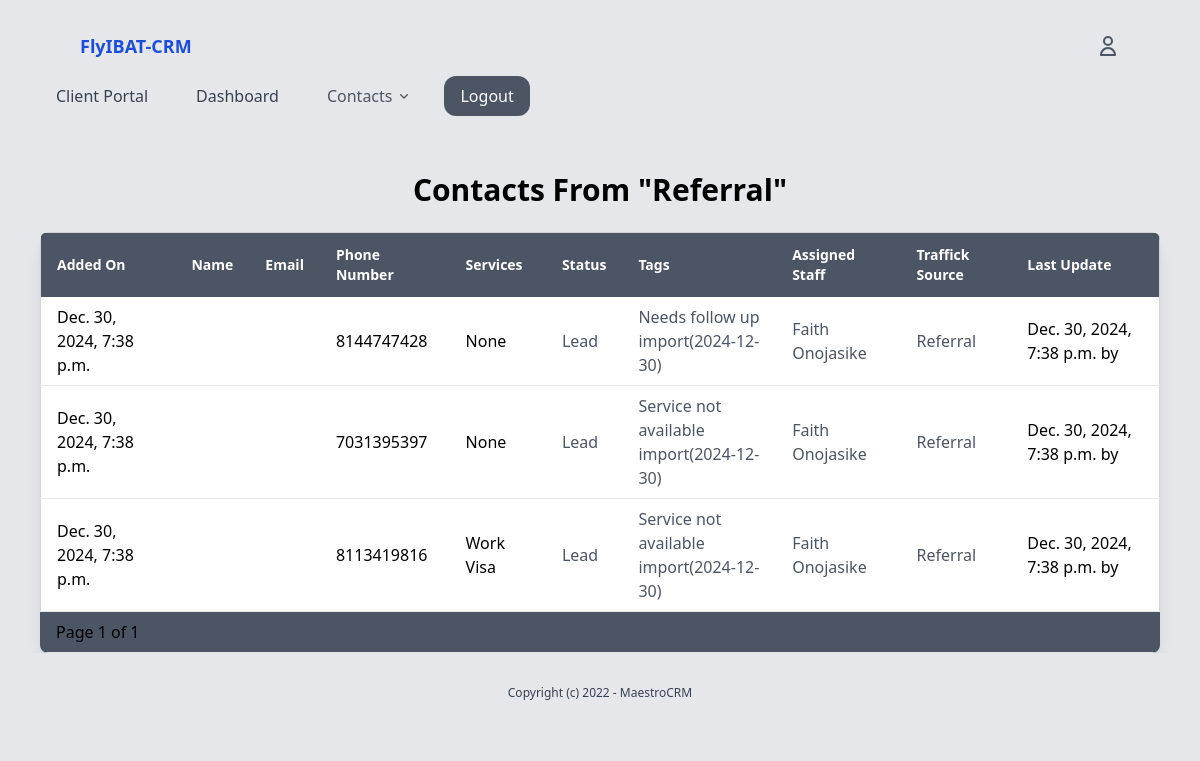
Page /contacts/contacts-trafick-source/32/ (signed in) on the earlier database version.
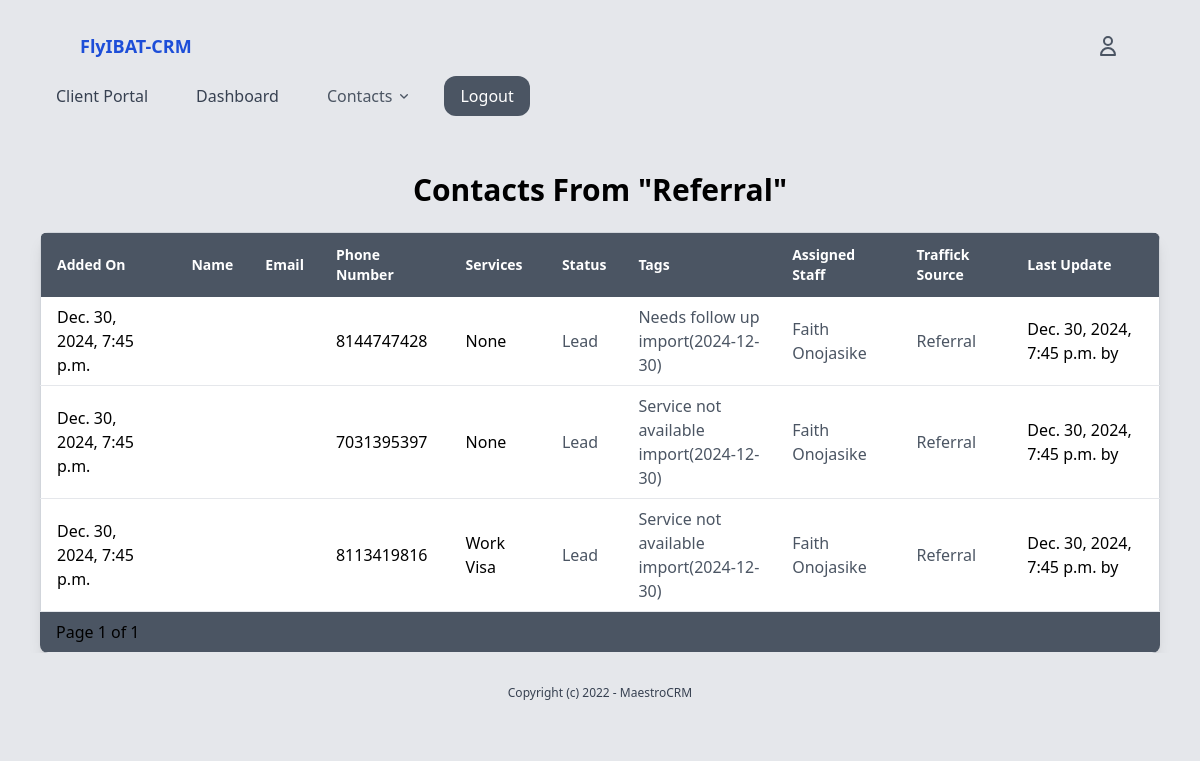
Same page on the later database version.
### settings/models.py (models this page shows, shortened)
class TrafficSource(models.Model):
    name = models.CharField(max_length=50, unique=True)  # e.g., 'Active', 'Inactive', 'Pending'

class Status(models.Model):
    name = models.CharField(max_length=50, unique=True)  # e.g., 'Active', 'Inactive', 'Pending'
    def __str__(self):
        return self.name
    class Meta:
        verbose_name_plural = "Statuses"

class Tag(models.Model):
    name = models.CharField(max_length=50, unique=True)
    category = models.ForeignKey(TagCategory, on_delete=models.SET_NULL, null=True, blank=True, related_name='segments')

class Service(models.Model):
    name = models.CharField(max_length=50, unique=True)  # e.g., 'Active', 'Inactive', 'Pending'
    def __str__(self):
        return self.name

### contacts/models.py (models this page shows, shortened)
class Contact(models.Model):
    user = models.OneToOneField(User, on_delete=models.SET_NULL, related_name='contact', null=True, blank=True)
    first_name = models.CharField(max_length=150, blank=True, null=True)
    middle_name = models.CharField(max_length=100, blank=True, null=True)
    last_name = models.CharField(max_length=150, blank=True, null=True)
    email = models.EmailField(blank=True, null=True)
    phone_number = models.CharField(max_length=15, blank=True)
    gender = models.CharField(max_length=10, choices=[('M', 'Male'), ('F', 'Female')], blank=True)
    marital_status = models.CharField(max_length=20, choices=[('Single', 'Single'), ('Married', 'Married'), ('Divorced', 'Divorced'), ('Widowed', 'Widowed'), ('Other', 'Other')], blank=True)
    date_of_birth = models.DateTimeField(blank=True, null=True)
    address_line1 = models.CharField(max_length=255, blank=True, null=True)
    address_line2 = models.CharField(max_length=255, blank=True, null=True)
    city = models.CharField(max_length=100, blank=True, null=True)
    state = models.CharField(max_length=100, blank=True, null=True)
    country = models.CharField(max_length=50, blank=True, null=True)
    postal_code = models.CharField(max_length=20, blank=True, null=True)
    services = models.ForeignKey(Service, on_delete=models.SET_NULL, null=True, blank=True, related_name='contacts')
    status = models.ForeignKey(Status, on_delete=models.SET_NULL, related_name='contacts', null=True, blank=True)
    tags = models.ManyToManyField(Tag, blank=True, related_name='contacts')
    assigned_staff = models.ForeignKey(User, on_delete=models.SET_NULL, null=True, blank=True, related_name='assigned_contacts')
    traffic_source = models.ForeignKey(TrafficSource, on_delete=models.SET_NULL, null=True, blank=True, related_name='traffic_source_contact')
    new_or_old = models.CharField(max_length=20, choices=[('New', 'New'), ('Old', 'Old')], blank=True) #Can help in scheduling follow-ups or communications.
    referred_by = models.ForeignKey(User, on_delete=models.SET_NULL, null=True, related_name='referee_contacts')
    preferred_contact_method = models.CharField(max_length=20, choices=[('Email', 'Email'), ('Phone', 'Phone'), ('Text', 'Text'), ('Mail', 'Mail')], blank=True) #Helps in choosing how to best reach the contact.
    contact_frequency = models.CharField(max_length=20, choices=[('Daily', 'Daily'), ('Weekly', 'Weekly'), ('Monthly', 'Monthly'), ('On Demand', 'On Demand')], blank=True) #Can help in scheduling follow-ups or communications.
    created_by = models.ForeignKey(User, on_delete=models.SET_NULL, null=True, related_name='created_contacts')
    created_at = models.DateTimeField(auto_now_add=True)
    modified_at = models.DateTimeField(auto_now=True) #Can be used to track last contacted
    updated_by = models.ForeignKey(User, on_delete=models.SET_NULL, null=True, related_name='updated_contacts')
    close_date = models.DateTimeField(blank=True, null=True)
    custom_field_1 = models.CharField(max_length=255, blank=True, null=True)#Depending on business needs, might have specific data points to track. This could be expanded with more fields or dynamically through a generic foreign key to a custom field model.
    marketing_consent = models.BooleanField(default=False, help_text="Has this contact consented to marketing communications?")
    gdpr_compliant = models.BooleanField(default=False, help_text="Is this contact GDPR compliant?")

### contacts/views.py (the view)
# urls.py: path('contacts-trafick-source/<int:traffic_source_id>/', views.contacts_by_traffic_source, name='contacts_by_traffic_source'),
@login_required
def contacts_by_traffic_source(request, traffic_source_id):
    traffic_source = get_object_or_404(TrafficSource, id=traffic_source_id)
    contacts = Contact.objects.filter(traffic_source=traffic_source)
    paginator = Paginator(contacts, 100)  # Show 10 contacts per page
    page_number = request.GET.get('page')
    page_contacts = paginator.get_page(page_number)
    return render(request, 'contact/contacts_by_filter.html', {
        'traffic_source': traffic_source,
        'contacts': page_contacts,  # Pass paginated contacts if using pagination
    })

### core/context_processors.py (called while the page is built)
def user_roles(request):
    if request.user.is_authenticated:
        groups = request.user.groups.values_list('name', flat=True)
        return {'user_roles': groups}
    return {}

### contacts/templates/contact/contacts_by_filter.html (shortened to what this page needs)
{% extends 'core/base.html' %}
{% block content %}
<div class="max-w-6xl mx-auto px-4 mt-10">
    <h2 class="text-3xl font-bold mb-6 text-center">
        {% if status.name %}
        Contact with status "{{status.name}}"
        {% elif tag.name %}
        Contact Tagged "{{tag.name}}"
        {% elif assigned_staff %}
        Contact Assigned To "{{assigned_staff.get_full_name}}"
        {% elif traffic_source %}
        Contacts From "{{traffic_source.name}}"
        {% elif service.name %}
        Contact For "{{service.name}}"
        {% endif %}
    </h2>
    <div class="overflow-x-auto rounded-lg shadow-lg">
        <table class="min-w-full bg-white border border-gray-300">
            <thead class="bg-gray-600 text-white">
                <tr>
                    <th class="py-3 px-4 text-left text-sm font-semibold">Added On</th>
                    <th class="py-3 px-4 text-left text-sm font-semibold">Name</th>
                    <th class="py-3 px-4 text-left text-sm font-semibold">Email</th>
                    <th class="py-3 px-4 text-left text-sm font-semibold">Phone Number</th>
                    <th class="py-3 px-4 text-left text-sm font-semibold">Services</th>
                    <th class="py-3 px-4 text-left text-sm font-semibold">Status</th>
                    <th class="py-3 px-4 text-left text-sm font-semibold">Tags</th>
                    <th class="py-3 px-4 text-left text-sm font-semibold">Assigned Staff</th>
                    <th class="py-3 px-4 text-left text-sm font-semibold">Traffick Source</th>
                    <th class="py-3 px-4 text-left text-sm font-semibold">Last Update</th>
                </tr>
            </thead>
            <tbody>
                {% for contact in contacts %}
                <tr class="hover:bg-gray-100 transition duration-200">
                    <td class="py-2 px-4 border-b border-gray-200">{{ contact.created_at }}</td>
                    <td class="py-2 px-4 border-b border-gray-200">
                    </td>
                    <td class="py-2 px-4 border-b border-gray-200">{{ contact.user.email }}</td>
                    <td class="py-2 px-4 border-b border-gray-200">{{ contact.phone_number }}</td>
                    <td class="py-2 px-4 border-b border-gray-200">{{ contact.services }}</td>
                    <td class="py-2 px-4 border-b border-gray-200">
                        {% if contact.status %}
                        <a href="{% url 'contacts_by_status' contact.status.id %}" class="text-gray-600 hover:underline">
                            {{ contact.status }}
                        </a>
                        {% else %}
                        <span>No Status</span>
                        {% endif %}
                    </td>
                    <td class="py-2 px-4 border-b border-gray-200 text-blue-500">
                        {% for tag in contact.tags.all %}
                        <p>
                            <a href="{% url 'contacts_by_tag' tag.id %}" class="text-gray-600 hover:underline">
                                {{ tag.name }}
                            </a>
                        </p>
                        {% empty %}
                        <span>No Tags</span>
                        {% endfor %}
                    </td>
                    <td class="py-2 px-4 border-b border-gray-200">
                        {% if contact.assigned_staff %}
                        <a href="{% url 'contacts_by_assigned_staff' contact.assigned_staff.id %}"
                            class="text-gray-600 hover:underline">
                            {{ contact.assigned_staff.get_full_name }}
                        </a>
                        {% else %}
                        <span>Not Assigned</span>
                        {% endif %}
                    </td>
                    <td class="py-2 px-4 border-b border-gray-200">
                        {% if contact.traffic_source %}
                        <a href="{% url 'contacts_by_traffic_source' contact.traffic_source.id %}" class="text-gray-600 hover:underline">
                            {{ contact.traffic_source.name }}
                        </a>
                        {% else %}
                        <span>No Source</span>
                        {% endif %}
                    </td>
                    <td class="py-2 px-4 border-b border-gray-200">
                        {{ contact.modified_at }} by {{contact.updated_by.get_full_name }}
                    </td>
                </tr>
                {% empty %}
                <tr>
                    <td colspan="5" class="py-4 text-center">No contacts found.</td>
                </tr>
                {% endfor %}
            </tbody>
        </table>
        <div class="bg-gray-600 py-2 px-4 border-b border-gray-200">
            <span>Page {{ contacts.number }} of {{ contacts.paginator.num_pages }}</span>
        </div>
    </div>
</div>
{% endblock %}

### core/templates/core/base.html (shortened to what this page needs)
{% load static %}
<!doctype html>
<html lang="en">
<head>
    {% load compress %}
    {% compress css %}
    <link rel="stylesheet" href="{% static 'css/main.min.css' %}">
    {% endcompress %}
    <script src="https://cdn.tailwindcss.com"></script>
    <link rel="stylesheet" href="https://cdnjs.cloudflare.com/ajax/libs/font-awesome/6.4.0/css/all.min.css"
 />
    <link href="https://cdn.jsdelivr.net/npm/select2@4.1.0-rc.0/dist/css/select2.min.css" rel="stylesheet" />
</head>
<body class="bg-gray-200">
    {% include 'core/partials/nav.html' %}
    {% block content %}
    {% endblock %}
    {% include 'core/partials/footer.html' %}
</body>
</html>

### core/templates/core/partials/nav.html (shortened to what this page needs)
<nav class="py-4 px-10 items-center bg">
    <div class="py-4 px-10 text-blue-700 font-semibold text-lg flex justify-between">
        <a href="/">FlyIBAT-CRM</a>
        {% if request.user.is_authenticated %}
        <div class="flex items-center">
            <div class="relative group">
                <svg class="w-6 h-6 text-gray-600 hover:text-blue-600 cursor-pointer" fill="none" stroke="currentColor"
                    viewBox="0 0 24 24" xmlns="http://www.w3.org/2000/svg">
                    <path stroke-linecap="round" stroke-linejoin="round" stroke-width="2"
                        d="M16 7a4 4 0 11-8 0 4 4 0 018 0zM12 14a7 7 0 00-7 7h14a7 7 0 00-7-7z"></path>
                </svg>
            </div>
        </div>
        {% endif %}
    </div>
    <div class="flex justify-between items-center bg--500">
        <div class="hidden md:flex space-x-4 items-center">
            {% if request.user.is_authenticated %}
            <a href="{% url 'client_portal' %}" class="block px-4 py-2 text-gray-700 hover:bg-gray-100">Client Portal</a>
            {% if 'Staff' in user_roles %}
            <a href="{% url 'dashboard' %}" class="block px-4 py-2 text-gray-700 hover:bg-gray-100">Dashboard</a>
            <div class="relative group">
                <button class="flex items-center py-1 px-4 text-gray-600 focus:outline-none">
                    Contacts
                    <svg class="ml-1 w-4 h-4" fill="none" stroke="currentColor" viewBox="0 0 24 24">
                        <path stroke-linecap="round" stroke-linejoin="round" stroke-width="2" d="M7 10l5 5 5-5"></path>
                    </svg>
                </button>
            </div>
            {% endif %}
            <a href="{% url 'logout' %}" class="py-2 px-4 bg-gray-600 rounded-xl text-white">Logout</a>
            {% else %}
            <a href="{% url 'login' %}" class="py-2 px-4 bg-gray-600 rounded-xl text-white">Log In</a>
            <a href="{% url 'sign_up' %}" class="py-2 px-4 bg-gray-400 rounded-xl text-gray-600">Register</a>
            {% endif %}
        </div>
    </div>
</nav>

### core/templates/core/partials/footer.html
<footer class="py-8 text-center bg-gray-200">
    <p class="text-xs text-gray-700">Copyright (c) 2022 - MaestroCRM</p>
</footer>

Differences in the rows shown:
removed Contact: created_at "Dec. 30, 2024, 7:38 p.m.", phone_number "8144747428", services "None", status "Lead", assigned_staff.get_full_name "Faith Onojasike", traffic_source.name "Referral", modified_at "Dec. 30, 2024, 7:38 p.m.", Tag (name "Needs follow up"), Tag (name "import(2024-12-30)")
removed Contact: created_at "Dec. 30, 2024, 7:38 p.m.", phone_number "7031395397", services "None", status "Lead", assigned_staff.get_full_name "Faith Onojasike", traffic_source.name "Referral", modified_at "Dec. 30, 2024, 7:38 p.m.", Tag (name "Service not available"), Tag (name "import(2024-12-30)")
removed Contact: created_at "Dec. 30, 2024, 7:38 p.m.", phone_number "8113419816", services "Work Visa", status "Lead", assigned_staff.get_full_name "Faith Onojasike", traffic_source.name "Referral", modified_at "Dec. 30, 2024, 7:38 p.m.", Tag (name "Service not available"), Tag (name "import(2024-12-30)")
added Contact: created_at "Dec. 30, 2024, 7:45 p.m.", phone_number "8144747428", services "None", status "Lead", assigned_staff.get_full_name "Faith Onojasike", traffic_source.name "Referral", modified_at "Dec. 30, 2024, 7:45 p.m.", Tag (name "Needs follow up"), Tag (name "import(2024-12-30)")
added Contact: created_at "Dec. 30, 2024, 7:45 p.m.", phone_number "7031395397", services "None", status "Lead", assigned_staff.get_full_name "Faith Onojasike", traffic_source.name "Referral", modified_at "Dec. 30, 2024, 7:45 p.m.", Tag (name "Service not available"), Tag (name "import(2024-12-30)")
added Contact: created_at "Dec. 30, 2024, 7:45 p.m.", phone_number "8113419816", services "Work Visa", status "Lead", assigned_staff.get_full_name "Faith Onojasike", traffic_source.name "Referral", modified_at "Dec. 30, 2024, 7:45 p.m.", Tag (name "Service not available"), Tag (name "import(2024-12-30)")
